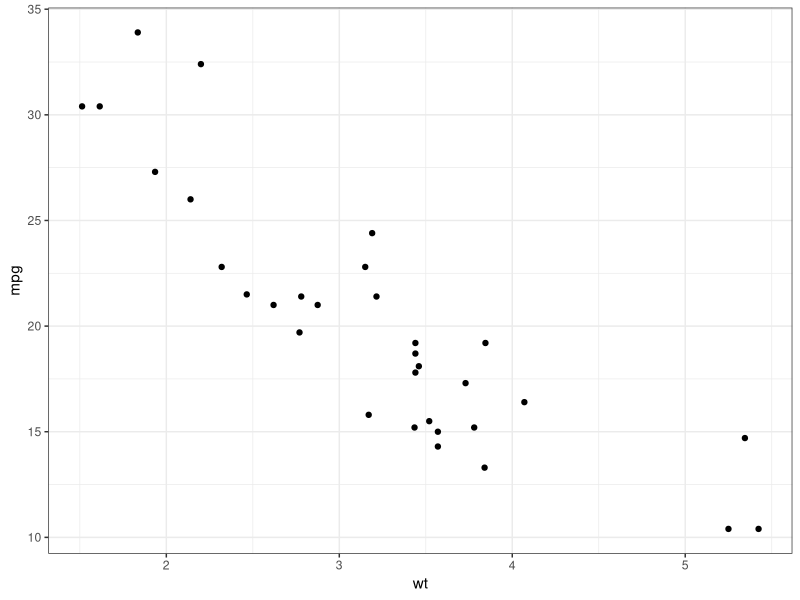

R code for this plot:
## ---- chunk 1
library(tidyverse)
## ---- chunk 2
mtcars %>%
  ggplot(aes(x = wt, y = mpg)) +
  geom_point() +
  theme_bw()
